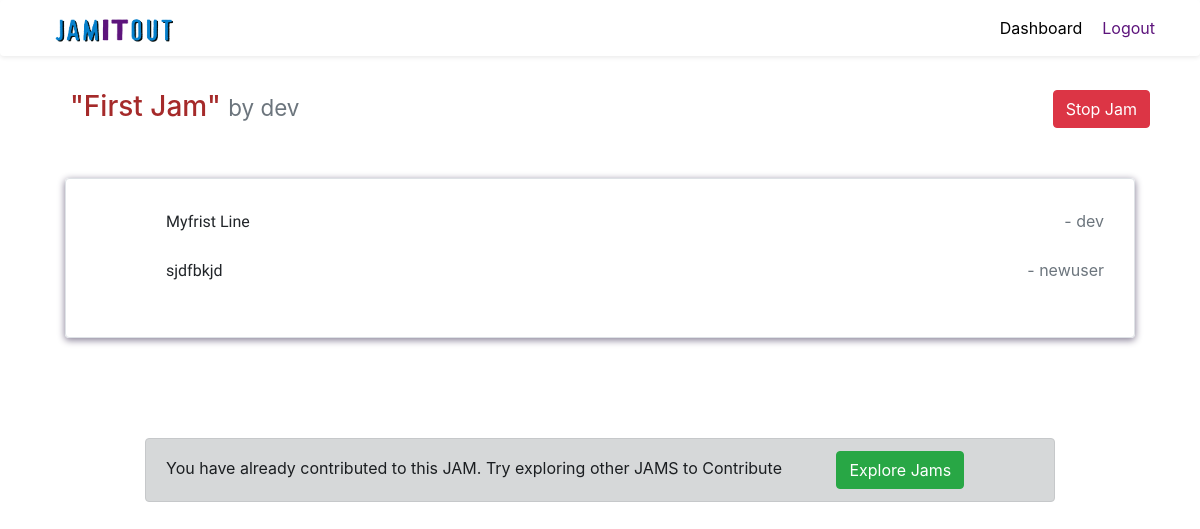
Before: /readJam/11/ (signed in) with the older database file.
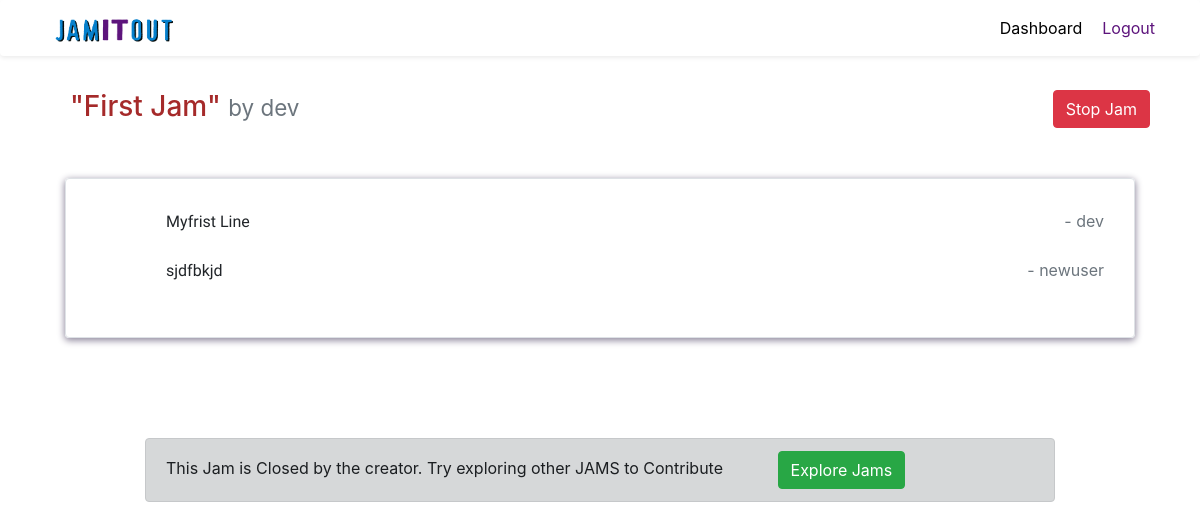
After: the same page with the newer database file.
### jam/views.py (the view)
# urls.py: path('readJam/<int:jam_id>/', read_jam),
@login_required(login_url='/login/')
def read_jam(request, jam_id):
    allowed=True
    jam = Jam.objects.get(id=jam_id)
    jamline=JamLines.objects.filter(Jamid=jam)
    last_lines=JamLines.objects.filter(Jamid=jam).last()
    if JamLines.objects.filter(Contributer=request.user,Jamid=jam).exists() or last_lines.LineNo == jam.NoLines or last_lines.LineNo==100 or jam.Status == False:
        allowed=False
    return render(request,"read-jam.html",{'jamdet':jam,'jamlines':jamline,'allowed':allowed,'line_no':last_lines.LineNo})

### jam/templates/read-jam.html (shortened to what this page needs)
<!DOCTYPE html>
{% load static %}
<html lang="en" dir="ltr">
<head>
	<link rel="stylesheet" href="https://stackpath.bootstrapcdn.com/bootstrap/4.2.1/css/bootstrap.min.css">
</head>
<body>
	<nav class="navbar navbar-expand-lg navbar-light bg-light shadow-sm bg-white rounded">
		<div class="container ">
	<a class="navbar-brand" href="#"><img src="{% static 'MyPost.png' %}" style="width:120px;height:25px;margin-left:10px;" alt="JamItOut-logo"></a>
	<div class="collapse navbar-collapse" id="navbarNav">
		{% if request.user.is_authenticated %}
		<ul class="nav navbar-nav ml-auto">
			<li class="nav-item">
				<a class="nav-text-dark " style="color:black;margin-left:20px;" href="/dashboard/">Dashboard</a>
			</li>
			<li class="nav-item">
				<a class="nav-text-dark" style="color:#5d147c;margin-left:20px;" href="/logout/">Logout</a>
			</li>
		</ul>
		{% endif %}
	</div>
	</div>
</nav>
<div class="container margin-top:20px">
  <br>
  <div class="col-sm-12" style="margin:10px">
  <h3  style="color:brown;display:inline">"{{ jamdet.Title }}"
    <small class="text-muted"> by {{ jamdet.Creator }}  </small>
  </h3>
  {%if request.user == jamdet.Creator%}
    <a style="display:inline;float:right" class="btn btn-card btn-danger" href="/stopJam/{{ jamdet.id }}/"> Stop Jam</a>
  {%endif%}
  </div>
  <br>
  <div class="autoclass border rounded " style="box-shadow: 0 2px 7px 0.5px #8d869b; padding:30px; margin:20px">
  {% for line in jamlines %}
      <p style="display:inline;margin-left:70px; font-family:'Margarine', cursive;">{{ line.Line }}</p>
       <span style="float:right" class="text-muted">  -  {{ line.Contributer }} </span>
       <br><br>
  {% endfor %}
  </div>
  {% if not jamdet.Status %}
  <div class="alert alert-dark" style="margin:100px;">
    <p style="display:inline">This Jam is Closed by the creator. Try exploring other JAMS to Contribute </p><a type="button" style="display:inline;margin-left:50px"  class="btn btn-md btn-success" href="/displayJam/">Explore Jams</a>
  </div>
  {% elif line_no == jamdet.NoLines or line_no == 100 %}
  <div class="alert alert-dark" style="margin:100px;">
    <p style="display:inline">This Jam has reached the maximum allowed lines. Try exploring other JAMS to Contribute </p><a style="display:inline;margin-left:50px" type="button" class="btn btn-md btn-success"  href="/displayJam/">Explore Jams</a>
  </div>
  {% elif not allowed %}
  <div class="alert alert-dark" style="margin:100px;">
    <p style="display:inline">You have already contributed to this JAM. Try exploring other JAMS to Contribute </p><a  style="display:inline; margin-left:50px" type="button" class="btn btn-md btn-success" href="/displayJam/">Explore Jams</a>
  </div>
  {% endif %}
</div>
  </body>
</html>

Changed rows visible on the page:
changed Jam "First Jam": Status True → False (drawn)
Other visible differences:
text no longer shown: "You have already contributed to this JAM. Try exploring other JAMS to Contribute"
text now shown: "This Jam is Closed by the creator. Try exploring other JAMS to Contribute"
